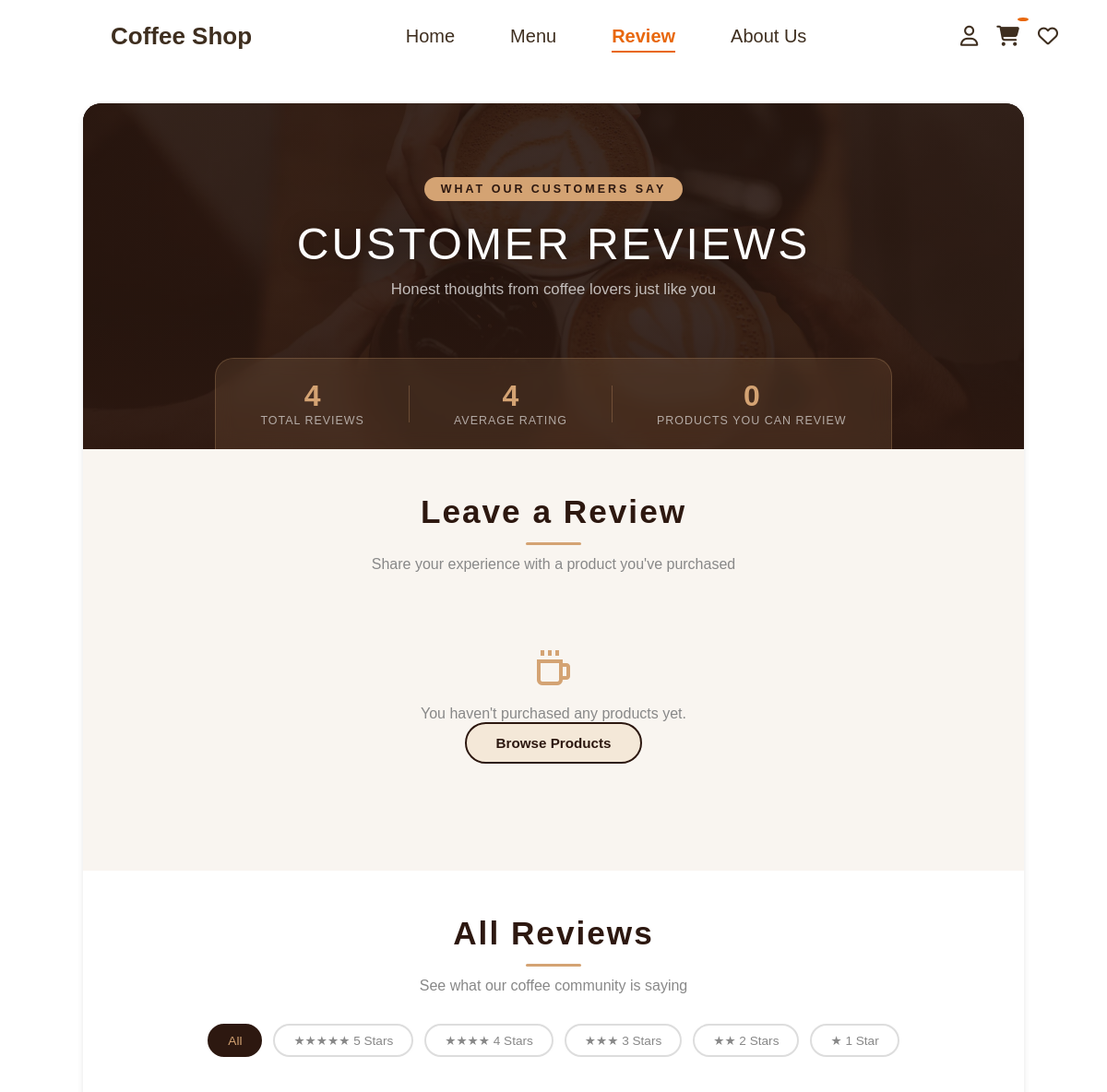
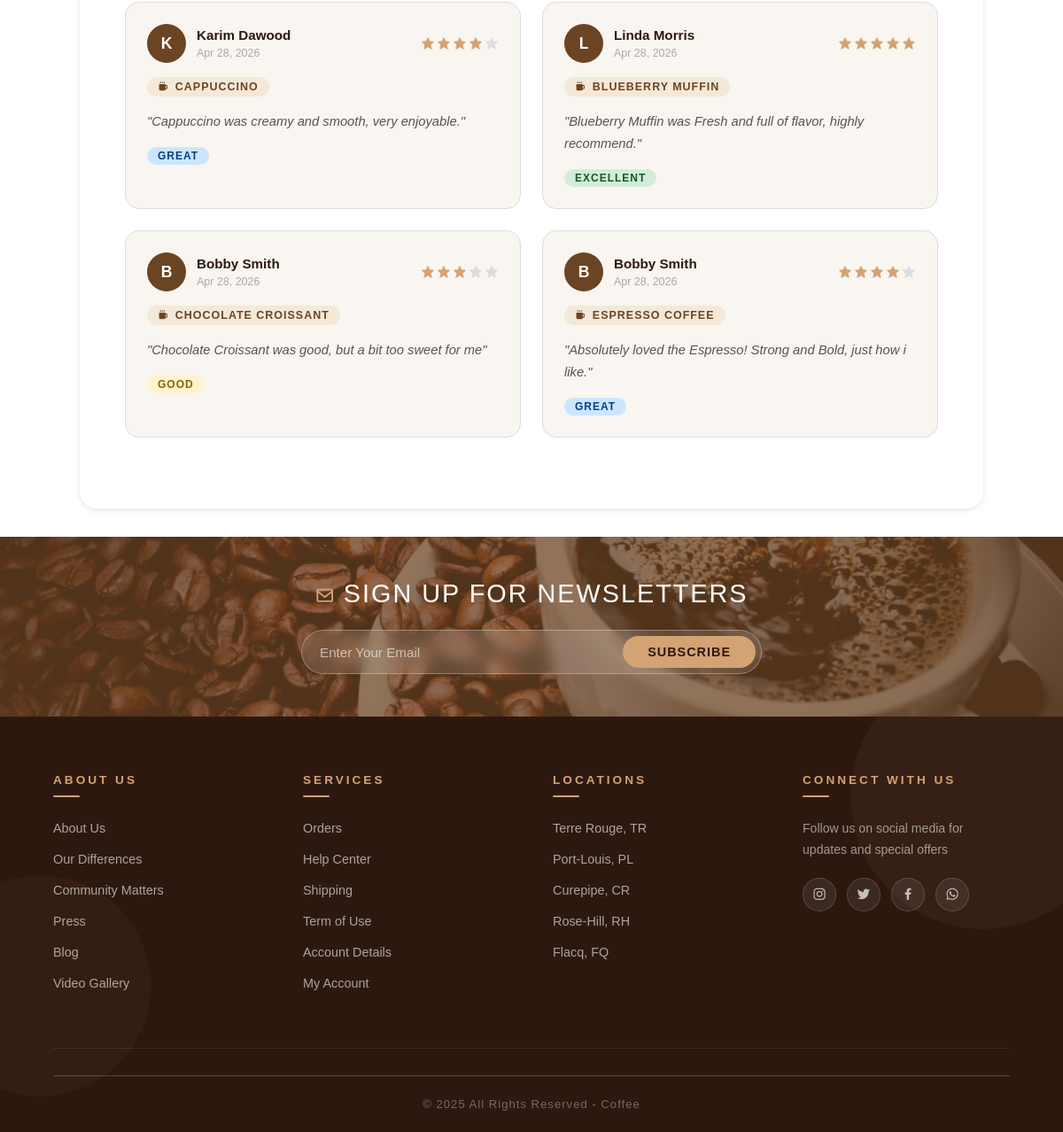
/pages/review.php (signed in), run on the app's committed database (2 pictures, top to bottom).
### tables this page shows
CREATE TABLE `review` (
  `Product_id` int(11) NOT NULL,
  `Order_id` int(11) NOT NULL,
  `Rating` set('1','2','3','4','5') NOT NULL,
  `Comment` varchar(1000) NOT NULL
);

CREATE TABLE `user` (
  `user_id` int(11) NOT NULL,
  `email` varchar(30) NOT NULL,
  `password` varchar(25) NOT NULL,
  `salt` varchar(16) NOT NULL,
  `name` varchar(50) DEFAULT NULL,
  `phone_number` int(11) DEFAULT NULL,
  `User_type` varchar(5) NOT NULL
);

CREATE TABLE `order` (
  `Order_id` int(11) NOT NULL,
  `user_id` int(11) NOT NULL,
  `Payment_id` int(11) NOT NULL,
  `Delivery_id` int(11) NOT NULL,
  `Order_date` datetime NOT NULL DEFAULT current_timestamp() ON UPDATE current_timestamp(),
  `order_status` varchar(20) NOT NULL,
  `Total_paid` decimal(10,2) NOT NULL
);

CREATE TABLE `product` (
  `Product_id` int(11) NOT NULL,
  `name` varchar(250) NOT NULL,
  `description` text NOT NULL,
  `price` decimal(10,2) NOT NULL,
  `stock_quantity` int(11) NOT NULL,
  `category` varchar(20) NOT NULL,
  `Visible_on_website` tinyint(1) NOT NULL DEFAULT 1,
  `image_source` varchar(255) NOT NULL
);

### pages/review.php (the view, shortened to what this page needs)
<?php
    include('../assets/includes/connect.php');
    $user_id = $_SESSION['user_id'] ?? null;
    $all_reviews = $conn->prepare("
        SELECT r.Product_id, r.Order_id, r.Rating, r.Comment,
               u.name AS user_name,
               p.name AS product_name,
               p.image_source AS product_image,
               o.Order_date AS created_at,
               o.user_id
        FROM `review` r
        JOIN `order` o ON r.Order_id = o.Order_id
        JOIN `user`  u ON o.user_id  = u.user_id
        JOIN `product` p ON r.Product_id = p.Product_id
        ORDER BY o.Order_date DESC
    ");
    $all_reviews->execute();
    $reviews = $all_reviews->fetchAll(PDO::FETCH_ASSOC);
    $ordered_products = $conn->prepare("
        SELECT DISTINCT p.Product_id, p.name, p.image_source AS image
        FROM order_item oi
        JOIN `order` o ON oi.Order_id = o.Order_id
        JOIN `product` p ON oi.Product_id = p.Product_id
        WHERE o.user_id = ?
    ");
    $ordered_products->execute([$user_id]);
    $my_products = $ordered_products->fetchAll(PDO::FETCH_ASSOC);
    $overall = 0;
    if (count($reviews) > 0) {
        $overall = round(array_sum(array_column($reviews, 'Rating')) / count($reviews), 1);
    }
?>
<!DOCTYPE html>
<html lang="en">
<head>
    <link rel="stylesheet" href="../assets/css/header.css?v=<?php echo time(); ?>">
    <link rel="stylesheet" href="../assets/css/review.css?v=<?php echo time(); ?>">
    <link rel="stylesheet" href="../assets/css/footer.css?v=<?php echo time(); ?>">
    <link href="https://unpkg.com/boxicons@2.1.4/css/boxicons.min.css" rel="stylesheet">
</head>
<body>
    <?php include('../assets/includes/header.php'); ?>
    <div style="height: 80px; width: 100%;"></div>
    <div class="main">
        <section class="review-hero">
            <div class="hero-overlay"></div>
            <div class="hero-text">
                <span class="hero-tag">What Our Customers Say</span>
                <h1>Customer Reviews</h1>
                <p>Honest thoughts from coffee lovers just like you</p>
            </div>
            <div class="stats-bar">
                <div class="stat">
                    <span class="stat-num"><?php echo count($reviews); ?></span>
                    <span class="stat-label">Total Reviews</span>
                </div>
                <div class="stat">
                    <span class="stat-num"><?php echo $overall; ?></span>
                    <span class="stat-label">Average Rating</span>
                </div>
                <div class="stat">
                    <span class="stat-num"><?php echo count($my_products); ?></span>
                    <span class="stat-label">Products You Can Review</span>
                </div>
            </div>
        </section>
        <section class="leave-review">
            <div class="section-title">
                <h2>Leave a Review</h2>
                <p>Share your experience with a product you've purchased</p>
            </div>
            <?php if (empty($my_products)): ?>
                <div class="no-products">
                    <i class="bx bx-coffee"></i>
                    <p>You haven't purchased any products yet.</p>
                    <a href="menu.php" class="btn">Browse Products</a>
                </div>
            <?php endif; ?>
        </section>
        <section class="all-reviews">
            <div class="section-title">
                <h2>All Reviews</h2>
                <p>See what our coffee community is saying</p>
            </div>
            <div class="filter-bar">
                <button class="filter-btn active" data-filter="all">All</button>
                <button class="filter-btn" data-filter="5">★★★★★ 5 Stars</button>
                <button class="filter-btn" data-filter="4">★★★★ 4 Stars</button>
                <button class="filter-btn" data-filter="3">★★★ 3 Stars</button>
                <button class="filter-btn" data-filter="2">★★ 2 Stars</button>
                <button class="filter-btn" data-filter="1">★ 1 Star</button>
            </div>
            <?php if (empty($reviews)): ?>
                <div class="no-reviews">
                    <i class="bx bx-comment-x"></i>
                    <p>No reviews yet. Be the first to share your experience!</p>
                </div>
            <?php else: ?>
            <div class="reviews-grid" id="reviewsGrid">
                <?php foreach ($reviews as $review): ?>
                <div class="review-card" data-rating="<?php echo $review['Rating']; ?>">
                    <div class="review-header">
                        <div class="reviewer-avatar">
                            <?php echo strtoupper(substr($review['user_name'], 0, 1)); ?>
                        </div>
                        <div class="reviewer-info">
                            <h4><?php echo htmlspecialchars($review['user_name']); ?></h4>
                            <span class="review-date">
                                <?php echo date('M d, Y', strtotime($review['created_at'])); ?>
                            </span>
                        </div>
                        <div class="stars-display">
                            <?php for ($i = 1; $i <= 5; $i++): ?>
                                <i class="bx bxs-star <?php echo $i <= $review['Rating'] ? 'filled' : 'empty'; ?>"></i>
                            <?php endfor; ?>
                        </div>
                    </div>
                    <div class="review-product-tag">
                        <i class="bx bxs-coffee"></i>
                        <?php echo htmlspecialchars($review['product_name']); ?>
                    </div>
                    <p class="review-comment">"<?php echo htmlspecialchars($review['Comment']); ?>"</p>
                    <div class="rating-badge rating-<?php echo $review['Rating']; ?>">
                        <?php
                            $labels = [1=>'Poor', 2=>'Fair', 3=>'Good', 4=>'Great', 5=>'Excellent'];
                            echo $labels[$review['Rating']];
                        ?>
                    </div>
                </div>
                <?php endforeach; ?>
            </div>
            <?php endif; ?>
        </section>
    </div>
    <?php include('../assets/includes/footer.php'); ?>
</body>
</html>

### assets/css/header.css (style rules this page uses)
html, body { margin: 0; padding: 0; overflow-x: hidden; font-family: Arial, sans-serif; }
* { box-sizing: border-box; }

### assets/css/footer.css (style rules this page uses)
* { margin: 0; padding: 0; box-sizing: border-box; }
body { display: flex; flex-direction: column; min-height: 100vh; margin: 0; }
.main { flex: 1; }
html { font-size: 16px; -ms-overflow-style: scrollbar; -webkit-tap-highlight-color: transparent; -font-family: sans-serif; --ms-text-size-adjust: 100%; -webkit-text-size-adjust: 100%; }

### data on the page
review: user.name "K", user.name "Karim Dawood", Order.Order_date "Apr 28, 2026", Product.name "CAPPUCCINO", Comment "Cappuccino was creamy and smooth, very enjoyable.", Rating "GREAT"
review: user.name "L", user.name "Linda Morris", Order.Order_date "Apr 28, 2026", Product.name "BLUEBERRY MUFFIN", Comment "Blueberry Muffin was Fresh and full of flavor, highly recommend.", Rating "EXCELLENT"
review: user.name "B", user.name "Bobby Smith", Order.Order_date "Apr 28, 2026", Product.name "CHOCOLATE CROISSANT", Comment "Chocolate Croissant was good, but a bit too sweet for me", Rating "GOOD"
review: user.name "B", user.name "Bobby Smith", Order.Order_date "Apr 28, 2026", Product.name "ESPRESSO COFFEE", Comment "Absolutely loved the Espresso! Strong and Bold, just how i like.", Rating "GREAT"

### other printed values
count($reviews) "4"
$overall "4"
count($my_products) "0"
